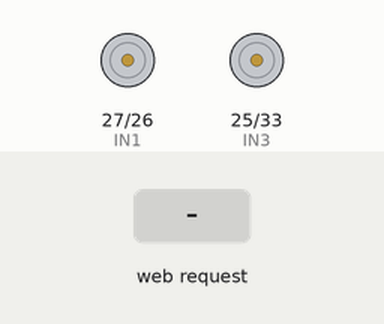
Recording of a sketch running on a simulated ESP32. On the bench: motor-driver pin pairs drawn as motors (green arrow = first pin HIGH = forward, orange = second pin HIGH = backward, longer = more drive, scaled by the enable pin). Inputs (shaded band) come from the test bench. What the sketch prints to the serial monitor is not drawn.

Above: at 1.2 s.
1.3 s: HTTP request GET /cmd?val=F received
At 1.6 s:
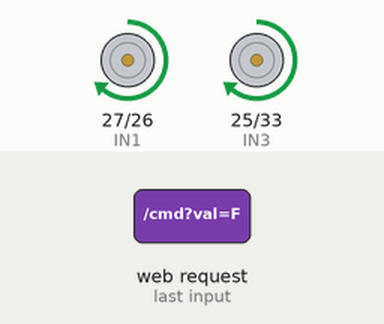
2.8 s: HTTP request GET /cmd?val=B received
At 3.9 s:
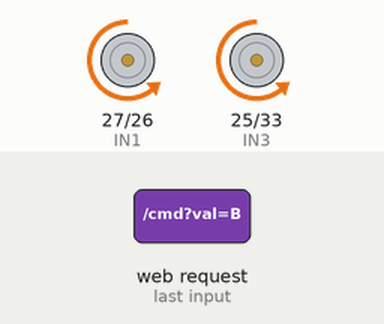
4.3 s: HTTP request GET /cmd?val=L received
At 5.0 s:
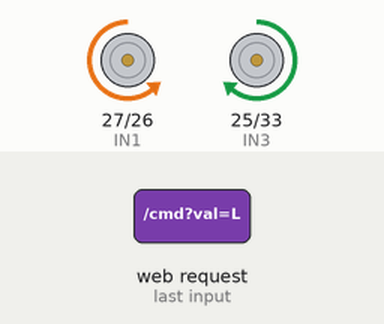
5.8 s: HTTP request GET /cmd?val=R received
At 6.2 s:
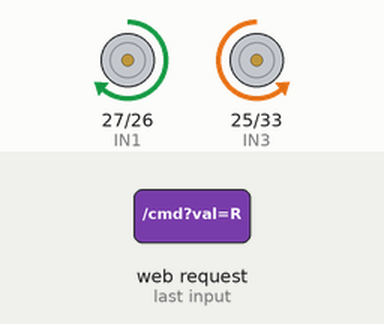
Timing chart, 0 to 8.3 s (numbered marks = the images above; inputs shaded):
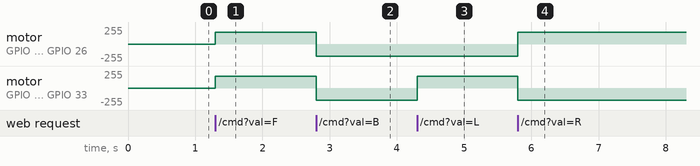

The sketch:

working_with_pwm.ino
```cpp
/*
  ESP32 High-Speed Web Car Controller (Built-in Standard WebServer)
  - Creates Wi-Fi Access Point: "ESP32_Car_WiFi"
  - Password: "password123"
  - Open in phone browser: http://192.168.4.1
*/

#include <WiFi.h>
#include <WebServer.h>

// Motor Pin Definitions
const int ENA = 14;
const int IN1 = 27;
const int IN2 = 26;
const int IN3 = 25;
const int IN4 = 33;
const int ENB = 32;

int currentSpeed = 180; // Speed range: 0-255

// Wi-Fi Access Point Credentials
const char* ssid = "ESP32_Car_WiFi";
const char* password = "password123";

WebServer server(80);

void setSpeed(int speed) {
  analogWrite(ENA, speed);
  analogWrite(ENB, speed);
}

void moveForward()  { setSpeed(currentSpeed); digitalWrite(IN1, HIGH); digitalWrite(IN2, LOW);  digitalWrite(IN3, HIGH); digitalWrite(IN4, LOW); }
void moveBackward() { setSpeed(currentSpeed); digitalWrite(IN1, LOW);  digitalWrite(IN2, HIGH); digitalWrite(IN3, LOW);  digitalWrite(IN4, HIGH); }
void turnLeft()     { setSpeed(currentSpeed); digitalWrite(IN1, LOW);  digitalWrite(IN2, HIGH); digitalWrite(IN3, HIGH); digitalWrite(IN4, LOW); }
void turnRight()    { setSpeed(currentSpeed); digitalWrite(IN1, HIGH); digitalWrite(IN2, LOW);  digitalWrite(IN3, LOW);  digitalWrite(IN4, HIGH); }
void stopCar()      { setSpeed(0);            digitalWrite(IN1, LOW);  digitalWrite(IN2, LOW);  digitalWrite(IN3, LOW);  digitalWrite(IN4, LOW); }

// Webpage UI (HTML + Responsive CSS + Touch JS)
const char index_html[] PROGMEM = R"rawliteral(
<!DOCTYPE html>
<html>
<head>
  <meta name="viewport" content="width=device-width, initial-scale=1, user-scalable=no">
  <style>
    body { font-family: Arial; text-align: center; background-color: #1a1a1a; color: white; margin: 0; padding: 20px; user-select: none; }
    h2 { margin-bottom: 10px; }
    .grid { display: grid; grid-template-columns: repeat(3, 80px); gap: 10px; justify-content: center; margin: 20px auto; }
    .btn { width: 80px; height: 80px; font-size: 24px; font-weight: bold; background: #333; color: white; border: 2px solid #555; border-radius: 12px; touch-action: manipulation; }
    .btn:active { background: #008CBA; }
    .slider-container { margin: 20px auto; width: 80%; max-width: 300px; }
    input[type=range] { width: 100%; }
  </style>
</head>
<body>
  <h2>ESP32 Web Control</h2>
  <div class="slider-container">
    <label>Speed: <span id="speedVal">180</span></label><br>
    <input type="range" min="80" max="255" value="180" id="speedSlider" oninput="updateSpeed(this.value)">
  </div>
  <div class="grid">
    <div></div>
    <button class="btn" onmousedown="sendCmd('F')" onmouseup="sendCmd('S')" ontouchstart="sendCmd('F')" ontouchend="sendCmd('S')">▲</button>
    <div></div>
    <button class="btn" onmousedown="sendCmd('L')" onmouseup="sendCmd('S')" ontouchstart="sendCmd('L')" ontouchend="sendCmd('S')">◄</button>
    <button class="btn" onmousedown="sendCmd('S')" ontouchstart="sendCmd('S')">■</button>
    <button class="btn" onmousedown="sendCmd('R')" onmouseup="sendCmd('S')" ontouchstart="sendCmd('R')" ontouchend="sendCmd('S')">►</button>
    <div></div>
    <button class="btn" onmousedown="sendCmd('B')" onmouseup="sendCmd('S')" ontouchstart="sendCmd('B')" ontouchend="sendCmd('S')">▼</button>
    <div></div>
  </div>

  <script>
    function sendCmd(cmd) {
      fetch('/cmd?val=' + cmd);
    }
    function updateSpeed(val) {
      document.getElementById('speedVal').innerText = val;
      fetch('/speed?val=' + val);
    }
  </script>
</body>
</html>
)rawliteral";

void handleRoot() {
  server.send(200, "text/html", index_html);
}

void handleCmd() {
  if (server.hasArg("val")) {
    String cmd = server.arg("val");
    if (cmd == "F") moveForward();
    else if (cmd == "B") moveBackward();
    else if (cmd == "L") turnLeft();
    else if (cmd == "R") turnRight();
    else if (cmd == "S") stopCar();
  }
  server.send(200, "text/plain", "OK");
}

void handleSpeed() {
  if (server.hasArg("val")) {
    currentSpeed = server.arg("val").toInt();
  }
  server.send(200, "text/plain", "OK");
}

void setup() {
  Serial.begin(115200);

  pinMode(ENA, OUTPUT); pinMode(IN1, OUTPUT); pinMode(IN2, OUTPUT);
  pinMode(IN3, OUTPUT); pinMode(IN4, OUTPUT); pinMode(ENB, OUTPUT);
  stopCar();

  // Start Access Point
  WiFi.softAP(ssid, password);
  Serial.print("AP IP address: ");
  Serial.println(WiFi.softAPIP());

  // Setup Server Routes
  server.on("/", handleRoot);
  server.on("/cmd", handleCmd);
  server.on("/speed", handleSpeed);

  server.begin();
  Serial.println("HTTP Server Started!");
}

void loop() {
  server.handleClient();
}
```

Measured:
- after the input at 1.3 s, motor on GPIO 27 (IN1) / GPIO 26 (IN2), motor on GPIO 25 (IN3) / GPIO 33 (IN4): stopped → forward 180/255 at once
- after the input at 2.8 s, motor on GPIO 27 (IN1) / GPIO 26 (IN2), motor on GPIO 25 (IN3) / GPIO 33 (IN4): forward 180/255 → backward 180/255 at once
- after the input at 4.3 s, motor on GPIO 25 (IN3) / GPIO 33 (IN4): backward 180/255 → forward 180/255 at once
- after the input at 5.8 s, motor on GPIO 27 (IN1) / GPIO 26 (IN2): backward 180/255 → forward 180/255 at once; motor on GPIO 25 (IN3) / GPIO 33 (IN4): forward 180/255 → backward 180/255 at once
